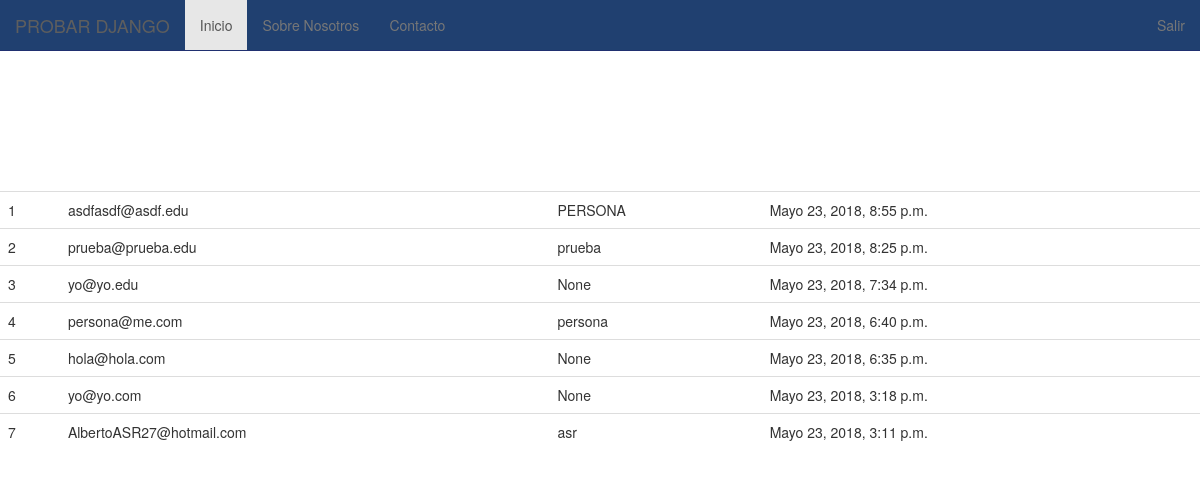
The app's page / (signed in) with its own data.
### boletin/models.py (models this page shows, shortened)
class Registrado(models.Model):
	nombre = models.CharField(max_length=100, blank=True, null=True)
	email = models.EmailField()
	timestamp = models.DateTimeField(auto_now_add=True, auto_now=False)
	def __str__(self):
		return self.email

### boletin/views.py (the view)
# urls.py: url(r'^$', views.inicio, name='inicio'),
def inicio(request):
	titulo = "Bienvenidos"
	if request.user.is_authenticated():
		titulo = "Bienvenido %s" %(request.user)
	form = RegModelForm(request.POST or None)
	context = {"el_form": form, "titulo": titulo,}
	if form.is_valid():
		instance = form.save(commit=False)
		nombre = form.cleaned_data.get("nombre")
		email = form.cleaned_data.get("email")
		if not instance.nombre:
			instance.nombre = "PERSONA"
		instance.save()
		context = {"titulo": "Gracias %s!" %(nombre),}
		if not nombre:
			context = {"titulo": "Gracias %s!" %(email),}
		print instance
		print instance.timestamp
	if request.user.is_authenticated() and request.user.is_staff:
		queryset = Registrado.objects.all().order_by("-timestamp")
		context = {"queryset": queryset,}
	return render(request, "inicio.html", context)

### templates/inicio.html (shortened to what this page needs)
{% extends "base.html" %}
{% load crispy_forms_tags %}
{% load static %}
{% block jumbotron %}
{% if request.user.is_staff %}
<table class='table'>
{% for instance in queryset %}
<tr><td>{{forloop.counter}}</td><td>{{instance}}</td><td>{{instance.nombre}}</td><td>{{instance.timestamp}}</td></tr><br/>
{% endfor %}
</table>
{% endif %}
{% endblock %}

### templates/base.html (shortened to what this page needs)
<!DOCTYPE html>
{% load static %}
<html lang="en">
  <head>
{% include "head_css.html" %}
  </head>
  <body>
{% include "navbar.html" %}
{% block jumbotron %}
{% endblock %}
  </body>
</html>

### templates/head_css.html (shortened to what this page needs)
{% load static %}
    <link rel="stylesheet" href="https://use.fontawesome.com/releases/v5.0.13/css/all.css">
    <link href="{% static '/css/bootstrap.min.css' %}" rel="stylesheet">
    <link href="{% static 'css/ie10-viewport-bug-workaround.css' %}" rel="stylesheet">
    <link href="{% static 'css/navbar-static-top.css' %}" rel="stylesheet">
    <link href="{% static 'css/custom.css' %}" rel="stylesheet">

### templates/navbar.html (shortened to what this page needs)
<nav class="navbar navbar-default navbar-static-top">
      <div class="container-fluid">
        <div class="navbar-header">
          <a class="navbar-brand" href="#">PROBAR DJANGO</a>
        </div>
        <div id="navbar" class="navbar-collapse collapse">
          <ul class="nav navbar-nav">
            <li class="active"><a href="#">Inicio</a></li>
            <li><a href="{% url 'about' %}">Sobre Nosotros</a></li>
            <li><a href="{% url 'contact' %}">Contacto</a></li>
          </ul>
          <ul class="nav navbar-nav navbar-right">
            {% if request.user.is_authenticated and not "/accounts/login" in request.get_full_path %}
            <li><a href="{% url 'auth_logout' %}">Salir</a></li>
            {% else %}
            <li><a href="{% url 'registration_register' %}">Registrarte</a></li>
            {% endif %}
          </ul>
        </div>
      </div>
    </nav>

### templates/javascript.html (shortened to what this page needs)
{% load static %}

### static_pro/static/css/navbar-static-top.css (style rules this page uses)
body { min-height: 750px; }
.navbar-static-top { margin-bottom: 0px; }
.navbar-default { background-color: #204070 !important; border-color: #203070; }

### records on screen
Registrado: email "asdfasdf@asdf.edu", nombre "PERSONA", timestamp "Mayo 23, 2018, 8:55 p.m."
Registrado: email "prueba@prueba.edu", nombre "prueba", timestamp "Mayo 23, 2018, 8:25 p.m."
Registrado: email "yo@yo.edu", nombre "None", timestamp "Mayo 23, 2018, 7:34 p.m."
Registrado: email "persona@me.com", nombre "persona", timestamp "Mayo 23, 2018, 6:40 p.m."
Registrado: email "hola@hola.com", nombre "None", timestamp "Mayo 23, 2018, 6:35 p.m."
Registrado: email "yo@yo.com", nombre "None", timestamp "Mayo 23, 2018, 3:18 p.m."
Registrado: email "AlbertoASR27@hotmail.com", nombre "asr", timestamp "Mayo 23, 2018, 3:11 p.m."
